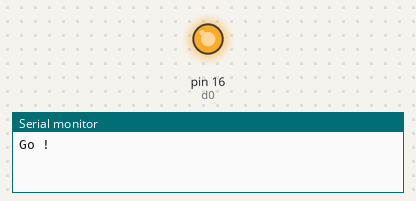
A sketch run on a simulated Arduino Uno, built with avr-gcc and run on an emulated ATmega328P. Shown: output pins drawn as LEDs (lit = HIGH), the last lines printed to the serial monitor. Pins used as bus, display or sensor lines are not drawn.

Above: at 1.5 s.
At 6.0 s:
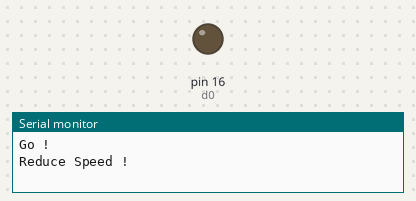
Timing chart, 0 to 11.7 s (numbered marks = the images above):
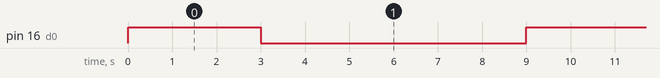

The sketch:

Traffic_Lights.ino
```cpp
void setup()
{
  pinMode(16, OUTPUT);      //d0
  pinMode(0, OUTPUT);       //d3
  pinMode(2, OUTPUT);       //d4

  Serial.begin(9600);

  digitalWrite(16,LOW);
  digitalWrite(0,LOW);
  digitalWrite(2,LOW);

}


void loop()
{

    Serial.println("Go !");
    digitalWrite(16,HIGH);
    delay(3000);
    digitalWrite(16,LOW);

    Serial.println("Reduce Speed !");
    digitalWrite(0,HIGH);
    delay(3000);
    digitalWrite(0,LOW);

    Serial.println("STOP!");
    digitalWrite(2,HIGH);
    delay(3000);
    digitalWrite(2,LOW);

}
```

Measured:
- by itself, pin 16 (d0): alternates HIGH for 3.0 s and LOW for 6.0 s
